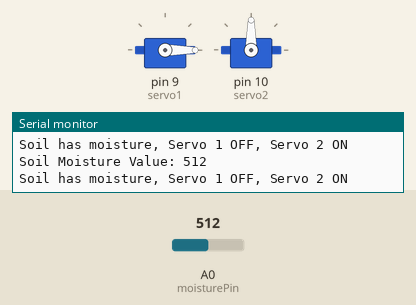
Recording of a sketch running on a simulated Arduino Uno, built with avr-gcc and run on an emulated ATmega328P. On the bench: 2 × servo, the last lines printed to the serial monitor. The test bench sets the inputs (shaded band); at power-on: A0 (moisturePin) = 512.

Above: at 1.8 s.
1.9 s: A0 (moisturePin) set to 489
At 3.2 s:
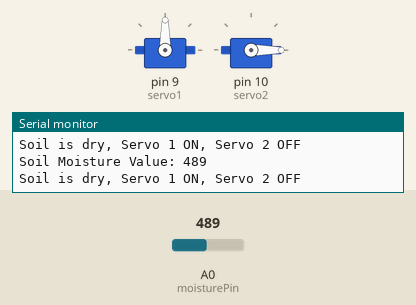
3.5 s: A0 (moisturePin) set to 510
At 5.1 s:
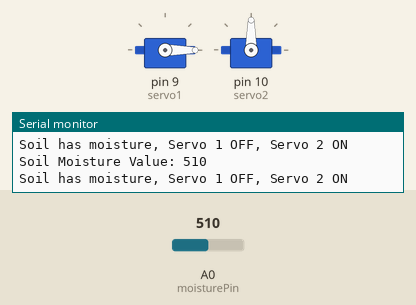
5.5 s: A0 (moisturePin) set to 490
At 6.9 s:
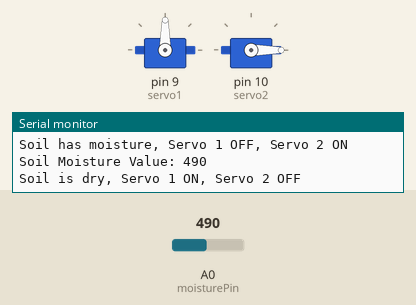
Timing chart, 0 to 8.5 s (numbered marks = the images above; inputs shaded):
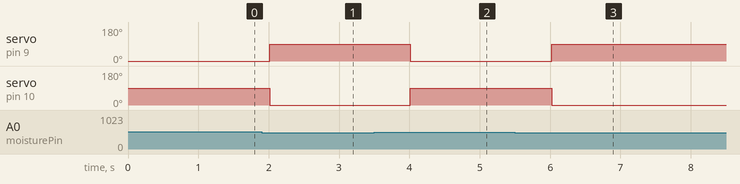

Measured:
- the behaviour switches between 500 and 499 on A0 (moisturePin) (found by bisection; images 0 and 1)
- after the input at 1.9 s, servo on pin 9 (servo1): 0° → 90° after 0.11 s; servo on pin 10 (servo2): 90° → 0° after 0.11 s
- after the input at 3.5 s, servo on pin 9 (servo1): 90° → 0° after 0.51 s; servo on pin 10 (servo2): 0° → 90° after 0.51 s
- after the input at 5.5 s, servo on pin 9 (servo1): 0° → 90° after 0.52 s; servo on pin 10 (servo2): 90° → 0° after 0.52 s

The sketch:

sketch_sep5a.ino
```cpp
#include <Servo.h>

Servo servo1;  // Servo motor 1
Servo servo2;  // Servo motor 2

int moisturePin = A0;    // Analog pin for soil moisture sensor
int threshold = 500;     // Adjust threshold based on moisture level
int moistureValue;

void setup() {
  servo1.attach(9);      // Pin connected to servo motor 1
  servo2.attach(10);     // Pin connected to servo motor 2
  Serial.begin(9600);    // Initialize serial communication
}

void loop() {
  moistureValue = analogRead(moisturePin);  // Read moisture value
  Serial.print("Soil Moisture Value: ");
  Serial.println(moistureValue);

  if (moistureValue < threshold) {
    // If soil is dry, turn on servo1 and turn off servo2
    servo1.write(90);   // Adjust the angle as needed
    servo2.write(0);    // Ensure servo2 is off
    Serial.println("Soil is dry, Servo 1 ON, Servo 2 OFF");
  } else {
    // If soil has enough moisture, turn off servo1 and turn on servo2
    servo1.write(0);    // Ensure servo1 is off
    servo2.write(90);   // Adjust the angle as needed
    Serial.println("Soil has moisture, Servo 1 OFF, Servo 2 ON");
  }

  delay(1000);  // Wait for 1 second before the next reading
}
```
